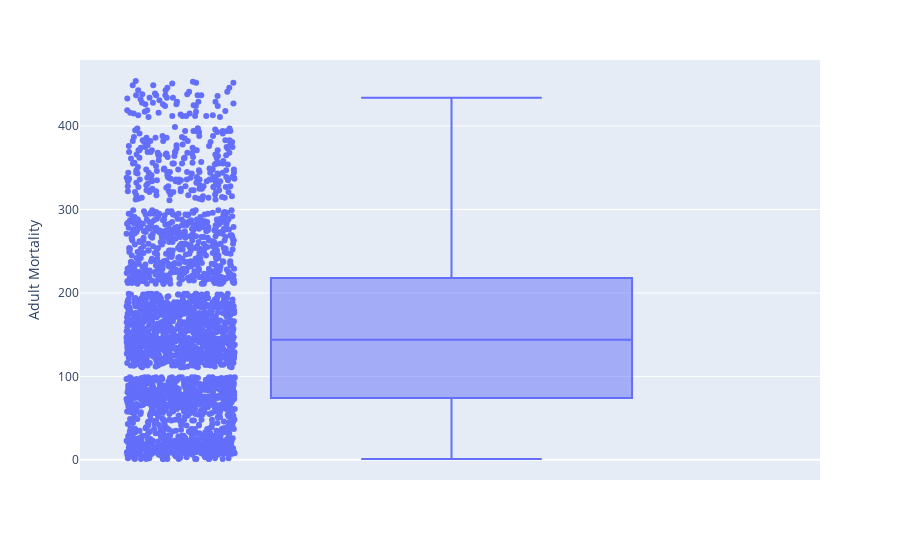

Notebook source saved alongside this figure:
### Code cell
px.box(df,y = "Adult Mortality", points="all")

### Figure 1 — Plotly figure (JSON) as saved in the notebook; plotly's stock layout.template omitted (floating-point values rounded to 4 significant figures; data arrays with more than 128 entries replaced by an {"elided": "..."} marker saying what was removed)
{"data": [{"alignmentgroup": "True", "boxpoints": "all", "hovertemplate": "Adult Mortality=%{y}<extra></extra>", "legendgroup": "", "marker": {"color": "#636efa"}, "name": "", "notched": false, "offsetgroup": "", "orientation": "v", "showlegend": false, "type": "box", "x0": " ", "xaxis": "x", "y": {"elided": "2938 float values"}, "y0": " ", "yaxis": "y"}], "layout": {"boxmode": "group", "legend": {"tracegroupgap": 0}, "margin": {"t": 60}, "xaxis": {"anchor": "y", "domain": [0, 1]}, "yaxis": {"anchor": "x", "domain": [0, 1], "title": {"text": "Adult Mortality"}}}}
